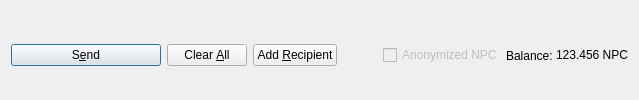
         <widget class="QFrame" name="frame_Send">
          <layout class="QHBoxLayout" name="horizontalLayout">
           <property name="bottomMargin">
            <number>0</number>
           </property>
           <item>
            <widget class="QPushButton" name="sendButton">
             <property name="minimumSize">
              <size>
               <width>150</width>
               <height>0</height>
              </size>
             </property>
             <property name="toolTip">
              <string>Confirm the send action</string>
             </property>
             <property name="text">
              <string>S&amp;end</string>
             </property>
             <property name="icon">
              <iconset resource="../npccoin.qrc">
               <normaloff>:/icons/send</normaloff>:/icons/send</iconset>
             </property>
             <property name="autoDefault">
              <bool>false</bool>
             </property>
             <property name="default">
              <bool>true</bool>
             </property>
            </widget>
           </item>
           <item>
            <widget class="QPushButton" name="clearButton">
             <property name="sizePolicy">
              <sizepolicy hsizetype="Minimum" vsizetype="Fixed">
               <horstretch>0</horstretch>
               <verstretch>0</verstretch>
              </sizepolicy>
             </property>
             <property name="toolTip">
              <string>Clear all fields of the form.</string>
             </property>
             <property name="text">
              <string>Clear &amp;All</string>
             </property>
             <property name="icon">
              <iconset resource="../npccoin.qrc">
               <normaloff>:/icons/remove</normaloff>:/icons/remove</iconset>
             </property>
             <property name="autoDefault">
              <bool>false</bool>
             </property>
            </widget>
           </item>
           <item>
            <widget class="QPushButton" name="addButton">
             <property name="toolTip">
              <string>Send to multiple recipients at once</string>
             </property>
             <property name="text">
              <string>Add &amp;Recipient</string>
             </property>
             <property name="icon">
              <iconset resource="../npccoin.qrc">
               <normaloff>:/icons/add</normaloff>:/icons/add</iconset>
             </property>
             <property name="autoDefault">
              <bool>false</bool>
             </property>
            </widget>
           </item>
           <item>
            <spacer name="horizontalSpacer">
             <property name="orientation">
              <enum>Qt::Horizontal</enum>
             </property>
             <property name="sizeHint" stdset="0">
              <size>
               <width>40</width>
               <height>20</height>
              </size>
             </property>
            </spacer>
           </item>
           <item>
            <layout class="QHBoxLayout" name="horizontalLayout_2">
             <property name="spacing">
              <number>3</number>
             </property>
             <item>
              <widget class="QCheckBox" name="checkzNPC">
               <property name="enabled">
                <bool>false</bool>
               </property>
               <property name="text">
                <string>Anonymized NPC</string>
               </property>
              </widget>
             </item>
             <item>
              <widget class="QLabel" name="label">
               <property name="text">
                <string>Balance:</string>
               </property>
              </widget>
             </item>
             <item>
              <widget class="QLabel" name="labelBalance">
               <property name="sizePolicy">
                <sizepolicy hsizetype="Preferred" vsizetype="Fixed">
                 <horstretch>0</horstretch>
                 <verstretch>0</verstretch>
                </sizepolicy>
               </property>
               <property name="cursor">
                <cursorShape>IBeamCursor</cursorShape>
               </property>
               <property name="text">
                <string notr="true">123.456 NPC</string>
               </property>
               <property name="textInteractionFlags">
                <set>Qt::LinksAccessibleByMouse|Qt::TextSelectableByKeyboard|Qt::TextSelectableByMouse</set>
               </property>
              </widget>
             </item>
            </layout>
           </item>
          </layout>
         </widget>
